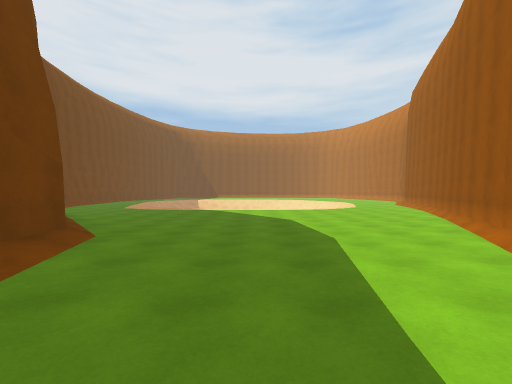
View 1 (above)

20 first-person views from a walk through a scene from a Unity 3-D project. The camera is 1.5 m above the floor, looks level and sees 90° across. The floor is counted in squares, 2 m on a side. Each view is taken from the middle of a square. On the plan, view 1 faces up. The plan holds only what a view shows up to about 9 squares ahead; the rest is blank. The place goes on beyond the plan. The player character is not drawn.

View 2
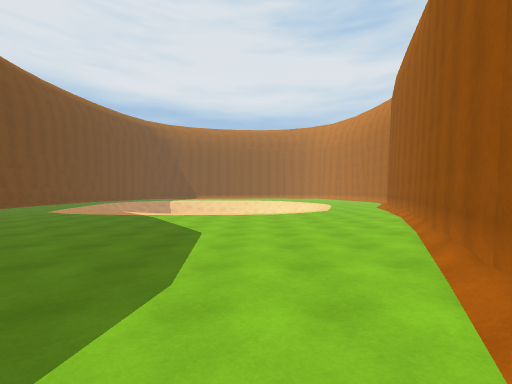

View 3
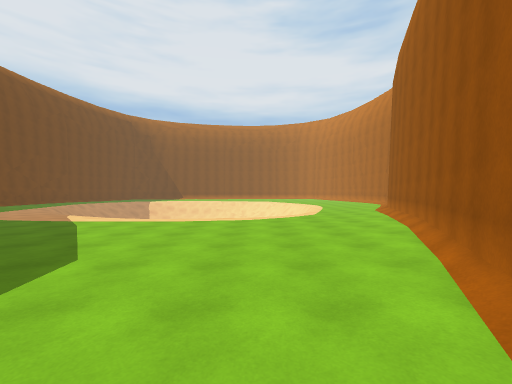

View 4
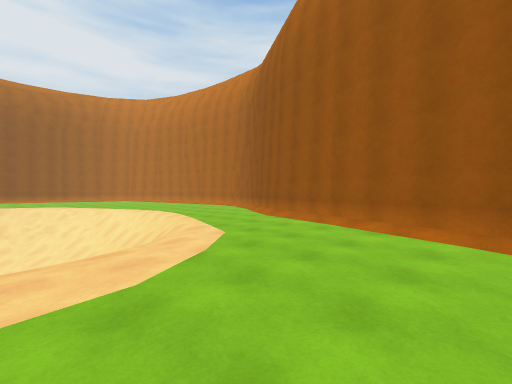

View 5
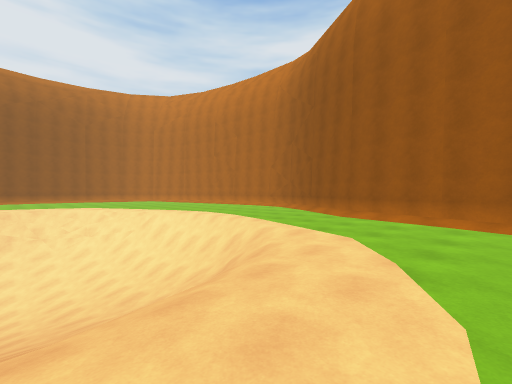

View 6
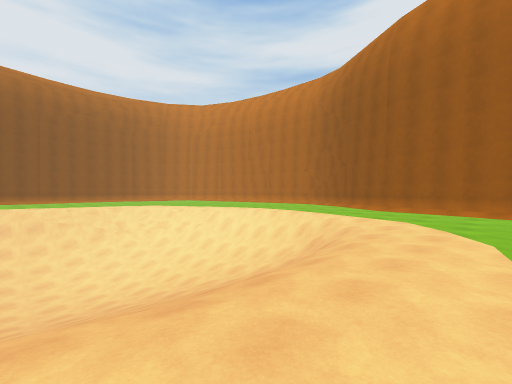

View 7
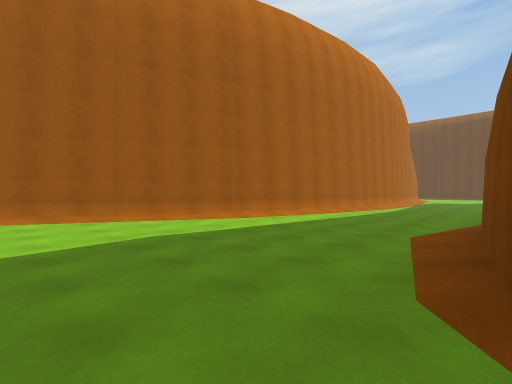

View 8
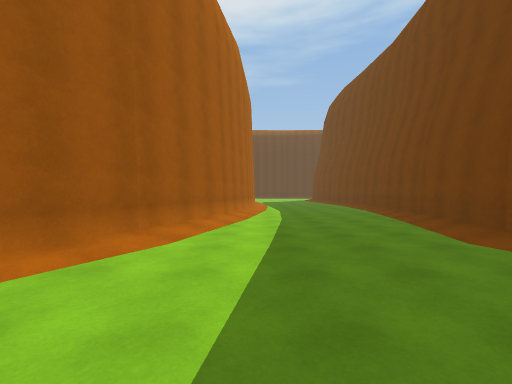

View 9
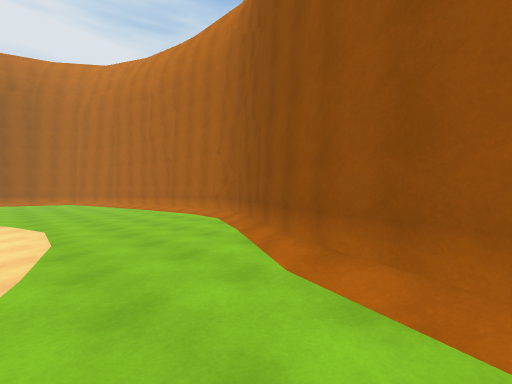

View 10
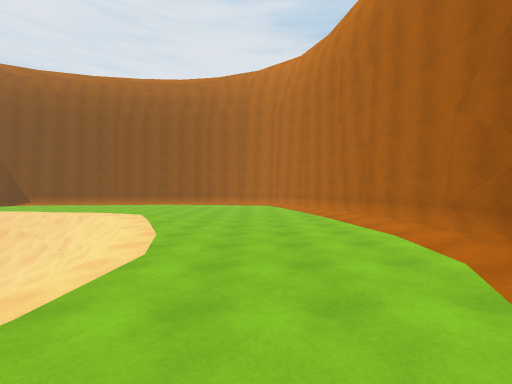

View 11
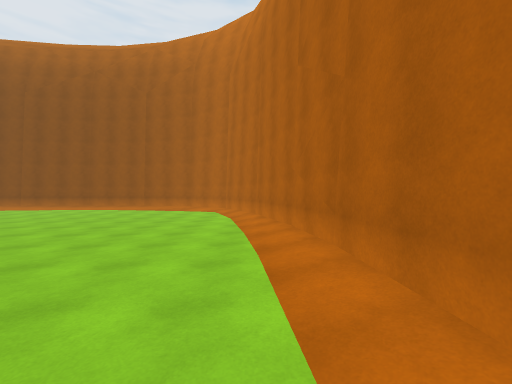

View 12
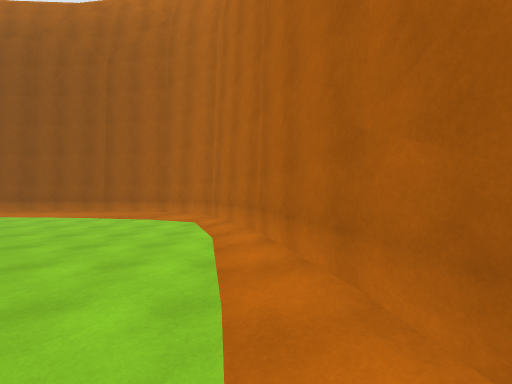

View 13
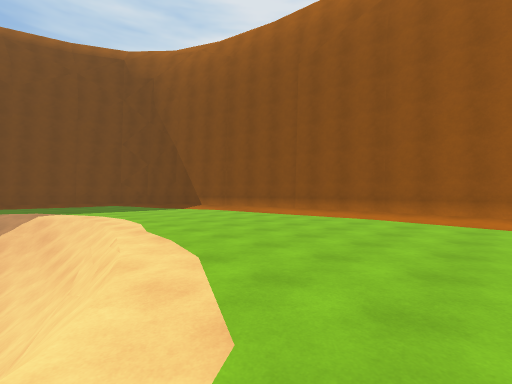

View 14
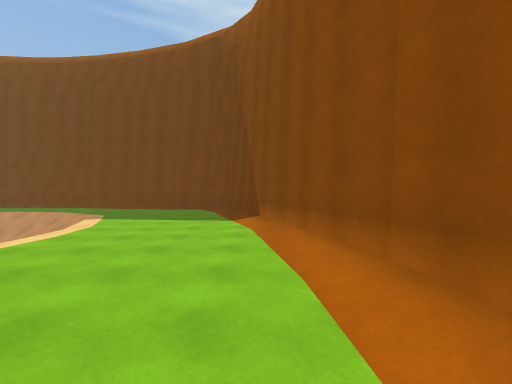

View 15
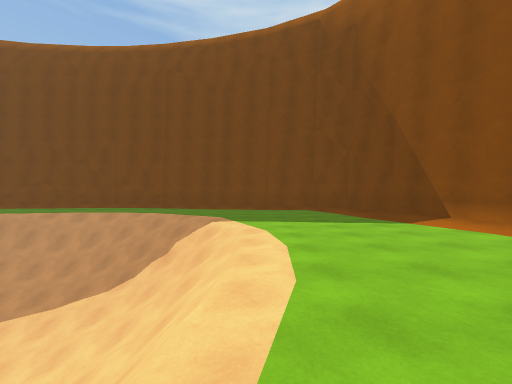

View 16
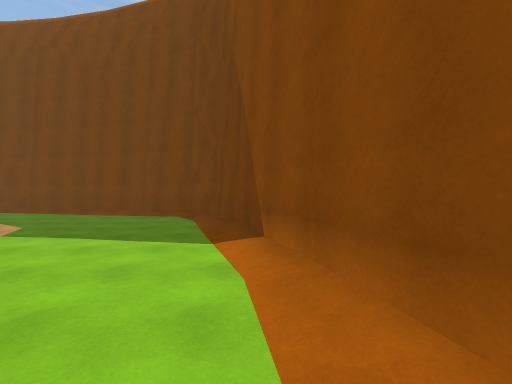

View 17
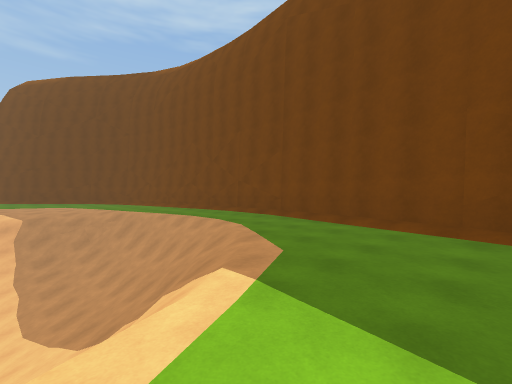

View 18
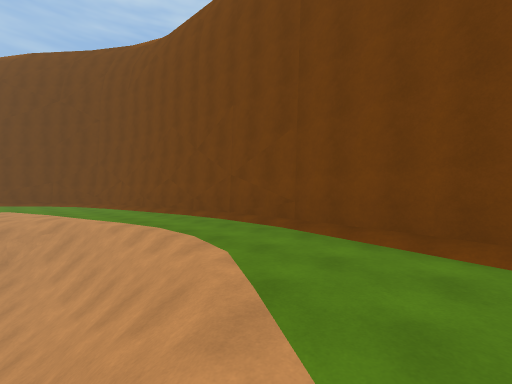

View 19
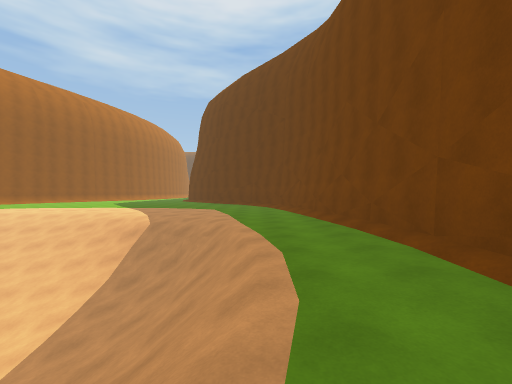

View 20
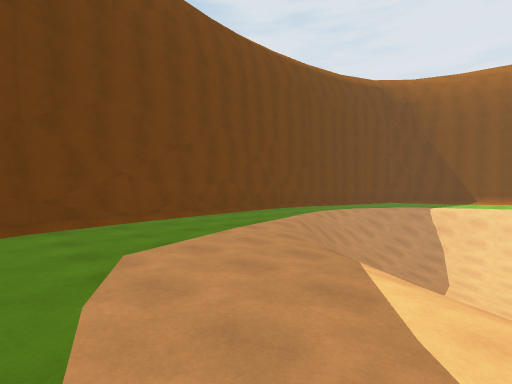

### Floor plan
Key: @ floor where view 1 was taken; # wall or solid block; . main floor; - floor 0.25 m lower than the main floor; _ floor 0.5 m lower than the main floor; / step, stairs or slope; = window, fence, low wall or low ledge; v drop or lower ground.
Columns run from 10 left of view 1 to 11 right of it. Each row starts with its distance up from view 1.
 32           #######
 31      ######/////####
 30     ===/........./==
 29   ==/..............=
 28  =/................/=
 27  =..................=
 26 ==.....//.........../=
 25 =...._vvvvvv/......./=
 24 =../vvvvvvvvvv....../=
 23 =../vvvvvv vvvv......=
 22 =./vvvvvvvvvvvv/.....=
 21 =./vvvvvvvvvvvvv.....=
 20 =./vvvvvvvvvvvvv/....=
 19 =./vvvv vvvvvvvv/....=
 18 =..vvvvvvvvvvvvv/.../=
 17 =..vvvvvvvvvvvvv/...=
 16 =../vvvvvvvvvvvv...==
 15 =.../vvvvvvvvvv/...=
 14 =/...//vvvvvvv//..=
 13 =/....-//___///...=
 12 =#.......---...../=
 11  =...............=
 10     .............=
  9     ............/=
  8     ............=
  7      ........../#
  6       .........##
  5        ......./#
  4        #......##
  3        #...../#
  2        #/....##
  1        #/.../#
  0        #..@./#
 -1       ##....##
 -2       #/....#
 -3       #/.../#
 -4       #/.../#

Where each view was taken, in squares from view 1:
view 1: 0 up, 0 right, facing up
view 2: 2 up, 2 right, facing up
view 3: 4 up, 3 right, facing up
view 4: 9 up, 2 right, facing up-right
view 5: 11 up, 1 right, facing up-right
view 6: 11 up, 2 left, facing up-right
view 7: 6 up, 3 left, facing down-right
view 8: 5 up, 1 right, facing down
view 9: 13 up, 6 right, facing up-right
view 10: 16 up, 8 right, facing up
view 11: 20 up, 10 right, facing up
view 12: 23 up, 10 right, facing up
view 13: 24 up, 5 right, facing up-left
view 14: 30 up, 2 right, facing left
view 15: 26 up, 1 right, facing left
view 16: 30 up, 1 left, facing left
view 17: 27 up, 4 left, facing down-left
view 18: 25 up, 6 left, facing down-left
view 19: 23 up, 8 left, facing down
view 20: 11 up, 3 left, facing up-left
